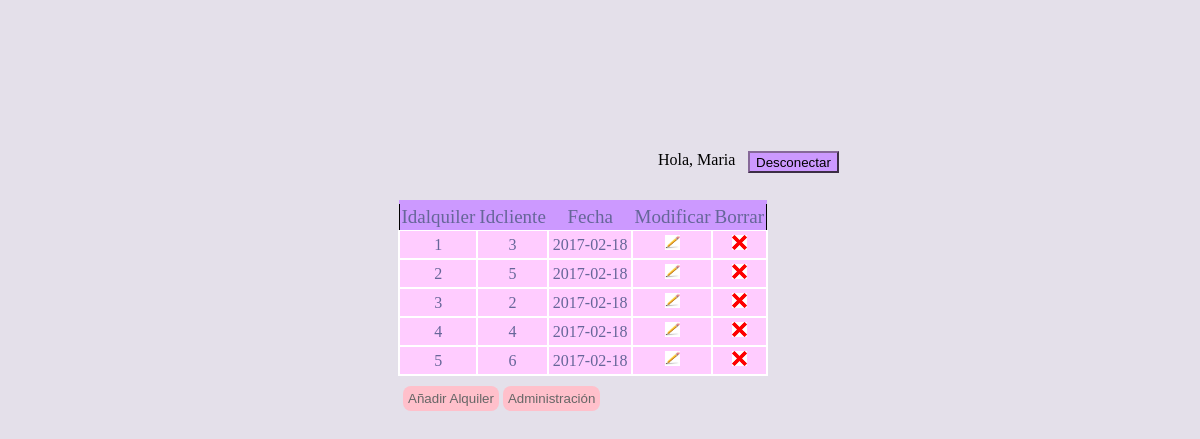
Screenshot of /PHP/adalquiler.php (signed in) with the database file from the repository.
### tables this page shows
create table alquiler
(
	idalquiler		int auto_increment not null,
	idcliente		int,
	fecha			date,
	primary key(idalquiler, idcliente),
	foreign key(idcliente) references cliente(idcliente) on delete cascade
);

create table cliente
(
	idcliente		int auto_increment not null,
	nombre			varchar(25),
	apellidos		varchar(50),
	telefono		varchar(9),
	email			varchar(100),
	usuario			varchar(15),
	tipo			varchar(20),
	password		varchar(50),
	primary key(idcliente)
);

### PHP/adalquiler.php (the view, shortened to what this page needs)
<!DOCTYPE html>
<html lang="en">
  <head>
    <link rel="stylesheet" href="css/adalquiler.css">
  </head>
  <body>
    <?php
       include_once "conec.php";
      if(isset($_SESSION["iduser"])){
          $nombreusu = "";
            $nombreusu = "SELECT nombre
                         FROM cliente
                         WHERE idcliente = {$_SESSION['iduser']}
                        ";
            if ($result = $connection->query($nombreusu)) {
                if ($result->num_rows > 0)
                    $nombreusu = $result->fetch_object()->nombre;
                else
                    echo "No se ha encontrado el nombre de usuario";
            }else
                echo "Wrong Query";
      }
      if ($result = $connection->query("SELECT * FROM alquiler;")) {
            if ($result){
            echo "<table style='border:1px solid black;'>";
            echo "<thead>";
            echo "<tr>";
            echo "<th>Idalquiler</th>";
            echo "<th>Idcliente</th>";
            echo "<th>Fecha</th>";
            echo "<th>Modificar</th>";
            echo "<th>Borrar</th>";
            echo "</thead>";
          }
      ?>
      <?php
          while($obj = $result->fetch_object()) {
              echo "<tr>";
              echo "<td>".$obj->idalquiler."</td>";
              echo "<td>".$obj->idcliente."</td>";
              echo "<td>".$obj->fecha."</td>";
              echo "<td><a href='editaralquiler.php?id=".$obj->idalquiler."'><img src='img/modificar.jpg' width='15px'height='15px'/></a></td>";
              echo "<td><a href='borraralquiler.php?id=".$obj->idalquiler."'><img src='img/borrar.png' width='15px' height='15px'/></a></td>";
              echo "</tr>";
          }
      }
    ?>
  </table>
  <input type="button" onclick=" location.href='/php/proyecto/agregaralquiler.php' " value="Añadir Alquiler" style=cursor:pointer; name="boton" />
  <input type="button" onclick=" location.href='/php/proyecto/administracion.php' " value="Administración" style=cursor:pointer; name="boton1" />
  <form method="post" id="Desconectar">
      <input type="submit" name="desloguear" value="Desconectar">
        </form>
        <?php echo "<p id='saludo'> Hola, $nombreusu</p>" ?>
  </body>
</html>

### PHP/css/adalquiler.css (style rules this page uses)
table { text-align: center; border-collapse: collapse; font-size: 16px; margin: 240px; margin: 200px; margin-left: 390px; }
th { font-size: 19px; font-weight: normal; padding: 2px; background: #c9f; border-top: 4px solid #c9f; border-bottom: 1px solid #fff; color: #669; }
td { padding: 4px; background: #fcf; border: 2px solid #fff; color: #669; border-top: 1px }
body { background: #e4e0ea; }
input[type="button"] { position: relative; left: 395px; top: -190px; border-radius: 8px; background: pink; padding: 5px 5px; border: none; color: #666; }
#saludo { width: 90px; margin-left: 650px; margin-top: -450px; }
input[type=submit] { position: absolute; margin-left: 740px; background-color: #C9F; border-color: #866899; margin-top: -450px; cursor:pointer; height: 22px; }

### rows the page displays
alquiler: idalquiler "1", idcliente "3", fecha "2017-02-18"
alquiler: idalquiler "2", idcliente "5", fecha "2017-02-18"
alquiler: idalquiler "3", idcliente "2", fecha "2017-02-18"
alquiler: idalquiler "4", idcliente "4", fecha "2017-02-18"
alquiler: idalquiler "5", idcliente "6", fecha "2017-02-18"
cliente: nombre "Maria"
